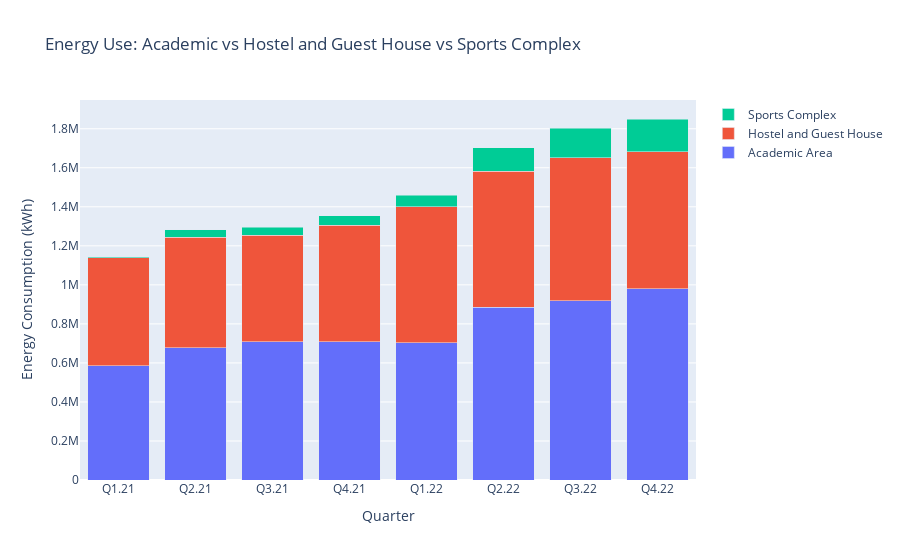

Notebook code cell kept with this figure:
### Markdown cell above
<h4>2. Increased Academic Block Power Usage in October</h4>
<p>
  During October, the academic calendar peaks with exams and related
  activities, pushing the energy consumption in academic buildings to
  higher levels. Key contributing factors include:
</p>
<ul>
  <li>Extended operating hours for classrooms, libraries, and laboratories.</li>
  <li>
    Enhanced use of air-conditioning, lighting, and electronic devices during
    exam times.
  </li>
  <li>Additional support for multimedia setups, projectors, and computers.</li>
</ul>

### Code cell
def make_convertible(s):
    if isinstance(s,int) or isinstance(s,float):
        return s
    s = s.split(",")
    s = "".join(s)
    return s
categories = ['Q1.21','Q2.21','Q3.21','Q4.21','Q1.22','Q2.22','Q3.22','Q4.22']
academic = list(map(lambda x:int(make_convertible(x.iloc[3]['Academic Area'])) , quarter_ls)) + list(map(lambda x:x.sum()['Academic Area'] , quarter_ls22))
hostel = list(map(lambda x:int(make_convertible(x.iloc[3]['Hostels & Guest house'])) , quarter_ls))+ list(map(lambda x:x.sum()['Hostels & Guest house'] , quarter_ls22))
sports = list(map(lambda x:int(make_convertible(x.iloc[3]['Sports Complex'])) , quarter_ls))+ list(map(lambda x:x.sum()['Sports Complex'] , quarter_ls22))

fig = go.Figure(data=[
    go.Bar(name='Academic Area', x=categories, y=academic),
    go.Bar(name='Hostel and Guest House', x=categories, y=hostel),
    go.Bar(name='Sports Complex', x=categories, y=sports)
])
fig.update_layout(barmode='stack', title="Energy Use: Academic vs Hostel and Guest House vs Sports Complex",yaxis_title='Energy Consumption (kWh)',xaxis_title='Quarter')

### Figure 1 — Plotly figure (JSON) as saved in the notebook; plotly's stock layout.template omitted (floating-point values rounded to 4 significant figures)
{"data": [{"name": "Academic Area", "type": "bar", "x": ["Q1.21", "Q2.21", "Q3.21", "Q4.21", "Q1.22", "Q2.22", "Q3.22", "Q4.22"], "y": [585297, 676983, 707465, 709048, 702396, 884239, 919325, 979799]}, {"name": "Hostel and Guest House", "type": "bar", "x": ["Q1.21", "Q2.21", "Q3.21", "Q4.21", "Q1.22", "Q2.22", "Q3.22", "Q4.22"], "y": [552870, 567225, 545800, 595877, 697300, 696916, 731243, 702614]}, {"name": "Sports Complex", "type": "bar", "x": ["Q1.21", "Q2.21", "Q3.21", "Q4.21", "Q1.22", "Q2.22", "Q3.22", "Q4.22"], "y": [6605, 39458, 42667, 49614, 59787, 120569, 151542, 167576]}], "layout": {"barmode": "stack", "title": {"text": "Energy Use: Academic vs Hostel and Guest House vs Sports Complex"}, "xaxis": {"title": {"text": "Quarter"}}, "yaxis": {"title": {"text": "Energy Consumption (kWh)"}}}}
